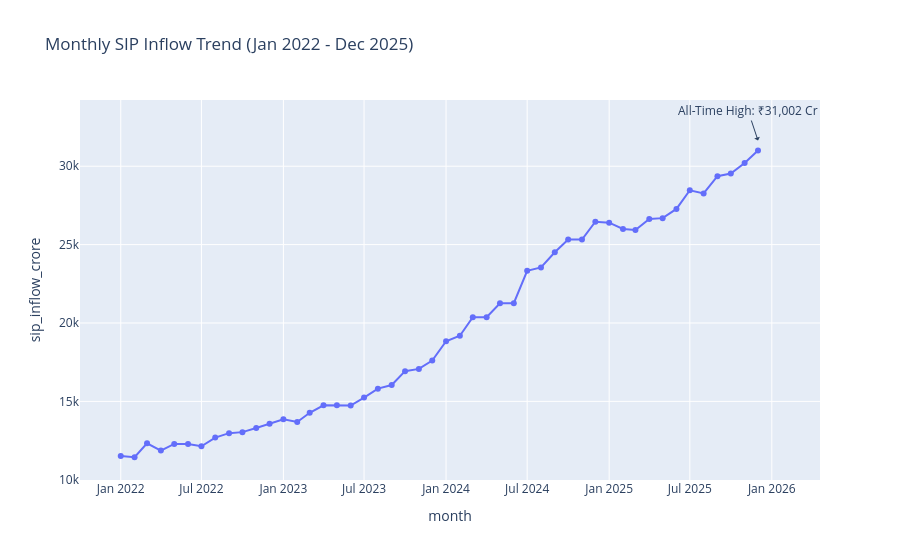

The notebook cell saved with this chart:
### Code cell
fig = px.line(monthly_sip, x='month', y='sip_inflow_crore', 
              title='Monthly SIP Inflow Trend (Jan 2022 - Dec 2025)', markers=True)

# Annotate All-time high
fig.add_annotation(x='2025-12-01', y=31002,
            text="All-Time High: ₹31,002 Cr",
            showarrow=True, arrowhead=1, yshift=10)

fig.write_image("reports/charts/03_sip_trend.png")
fig.show()

### Figure 1 — Plotly figure (JSON) as saved in the notebook; plotly's stock layout.template omitted (floating-point values rounded to 4 significant figures)
{"data": [{"hovertemplate": "month=%{x}<br>sip_inflow_crore=%{y}<extra></extra>", "legendgroup": "", "line": {"color": "#636efa", "dash": "solid"}, "marker": {"symbol": "circle"}, "mode": "lines+markers", "name": "", "orientation": "v", "showlegend": false, "type": "scatter", "x": ["2022-01-01T00:00:00", "2022-02-01T00:00:00", "2022-03-01T00:00:00", "2022-04-01T00:00:00", "2022-05-01T00:00:00", "2022-06-01T00:00:00", "2022-07-01T00:00:00", "2022-08-01T00:00:00", "2022-09-01T00:00:00", "2022-10-01T00:00:00", "2022-11-01T00:00:00", "2022-12-01T00:00:00", "2023-01-01T00:00:00", "2023-02-01T00:00:00", "2023-03-01T00:00:00", "2023-04-01T00:00:00", "2023-05-01T00:00:00", "2023-06-01T00:00:00", "2023-07-01T00:00:00", "2023-08-01T00:00:00", "2023-09-01T00:00:00", "2023-10-01T00:00:00", "2023-11-01T00:00:00", "2023-12-01T00:00:00", "2024-01-01T00:00:00", "2024-02-01T00:00:00", "2024-03-01T00:00:00", "2024-04-01T00:00:00", "2024-05-01T00:00:00", "2024-06-01T00:00:00", "2024-07-01T00:00:00", "2024-08-01T00:00:00", "2024-09-01T00:00:00", "2024-10-01T00:00:00", "2024-11-01T00:00:00", "2024-12-01T00:00:00", "2025-01-01T00:00:00", "2025-02-01T00:00:00", "2025-03-01T00:00:00", "2025-04-01T00:00:00", "2025-05-01T00:00:00", "2025-06-01T00:00:00", "2025-07-01T00:00:00", "2025-08-01T00:00:00", "2025-09-01T00:00:00", "2025-10-01T00:00:00", "2025-11-01T00:00:00", "2025-12-01T00:00:00"], "xaxis": "x", "y": [11517, 11438, 12328, 11863, 12286, 12276, 12140, 12694, 12976, 13040, 13306, 13573, 13856, 13687, 14276, 14749, 14749, 14734, 15245, 15814, 16042, 16928, 17073, 17610, 18838, 19187, 20371, 20371, 21262, 21262, 23332, 23547, 24509, 25323, 25320, 26459, 26400, 25999, 25926, 26632, 26688, 27274, 28464, 28265, 29361, 29529, 30200, 31002], "yaxis": "y"}], "layout": {"annotations": [{"arrowhead": 1, "showarrow": true, "text": "All-Time High: ₹31,002 Cr", "x": "2025-12-01", "y": 31002, "yshift": 10}], "legend": {"tracegroupgap": 0}, "title": {"text": "Monthly SIP Inflow Trend (Jan 2022 - Dec 2025)"}, "xaxis": {"anchor": "y", "domain": [0, 1], "title": {"text": "month"}}, "yaxis": {"anchor": "x", "domain": [0, 1], "title": {"text": "sip_inflow_crore"}}}}
